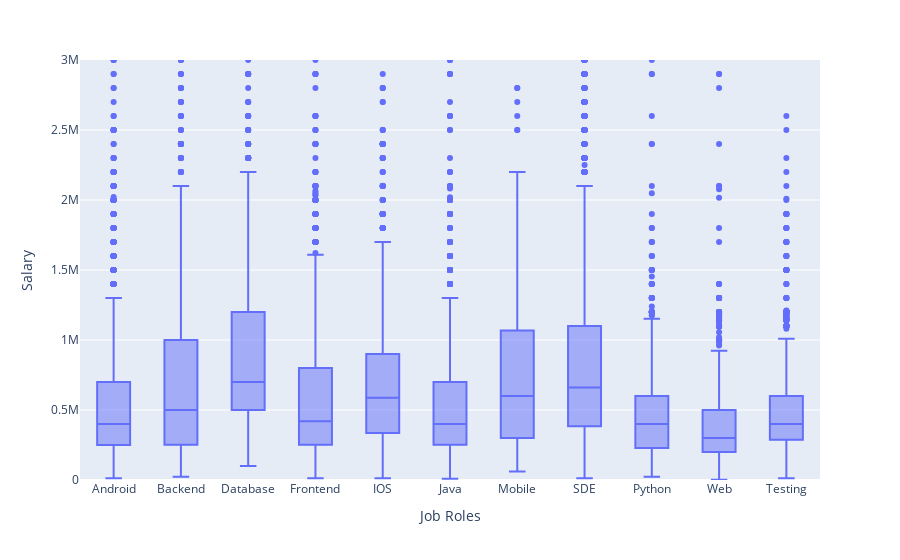

Source (notebook cell):
### Markdown cell above
## getting the salary range of different job roles in the data set using box plot

### Code cell
fig = px.box(salary_data ,x = "Job Roles" ,y = "Salary")
fig.update_yaxes(range = [0,3000000])
fig.show()

### Figure 1 — Plotly figure (JSON) as saved in the notebook; plotly's stock layout.template omitted (floating-point values rounded to 4 significant figures; data arrays with more than 128 entries replaced by an {"elided": "..."} marker saying what was removed)
{"data": [{"alignmentgroup": "True", "hovertemplate": "Job Roles=%{x}<br>Salary=%{y}<extra></extra>", "legendgroup": "", "marker": {"color": "#636efa"}, "name": "", "notched": false, "offsetgroup": "", "orientation": "v", "showlegend": false, "type": "box", "x": {"elided": "22770 str values"}, "x0": " ", "xaxis": "x", "y": {"elided": "22770 int values"}, "y0": " ", "yaxis": "y"}], "layout": {"boxmode": "group", "legend": {"tracegroupgap": 0}, "margin": {"t": 60}, "xaxis": {"anchor": "y", "domain": [0, 1], "title": {"text": "Job Roles"}}, "yaxis": {"anchor": "x", "domain": [0, 1], "range": [0, 3000000], "title": {"text": "Salary"}}}}
